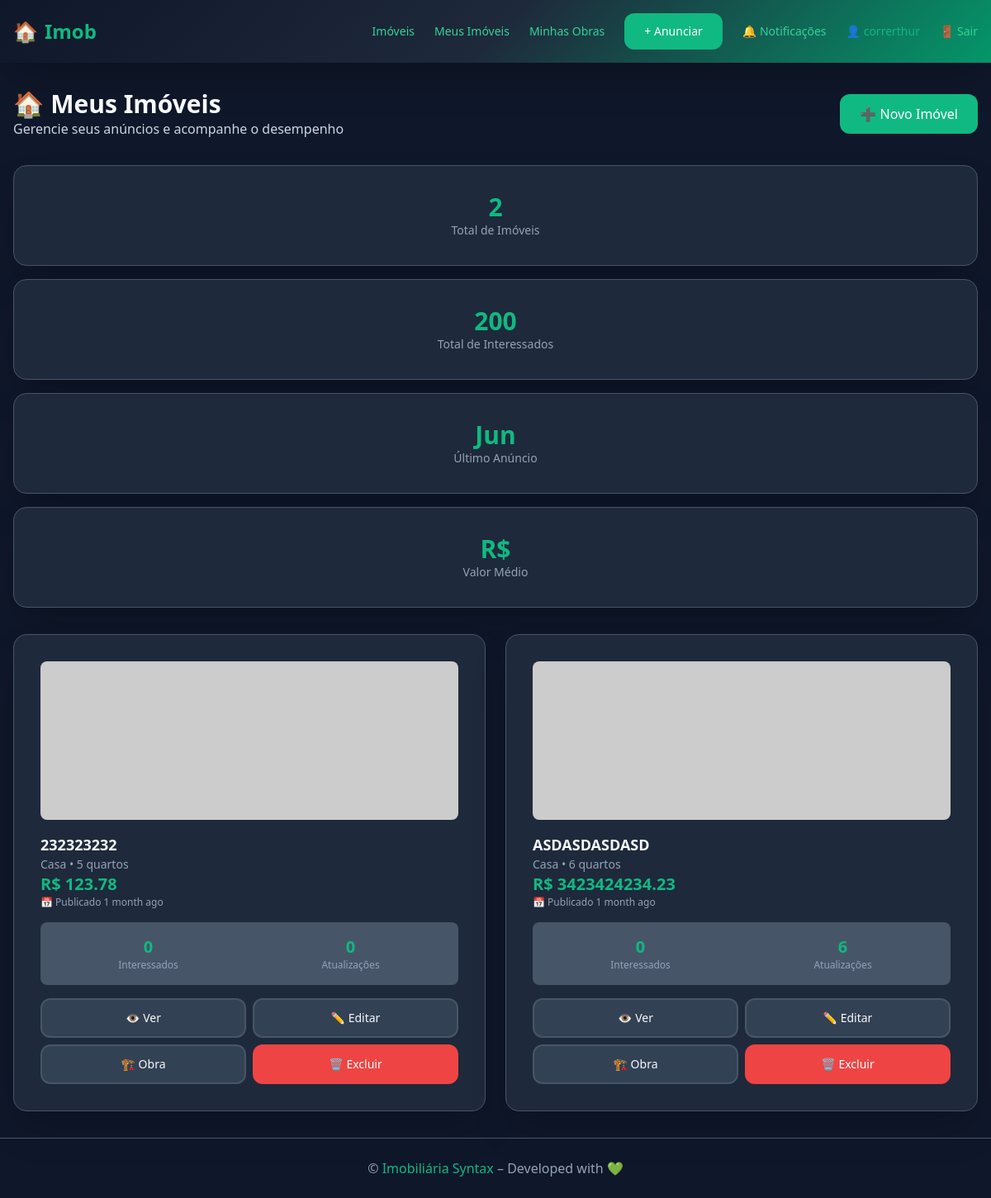
Before: /imoveis/meus-imoveis/ (signed in) with the older database file.
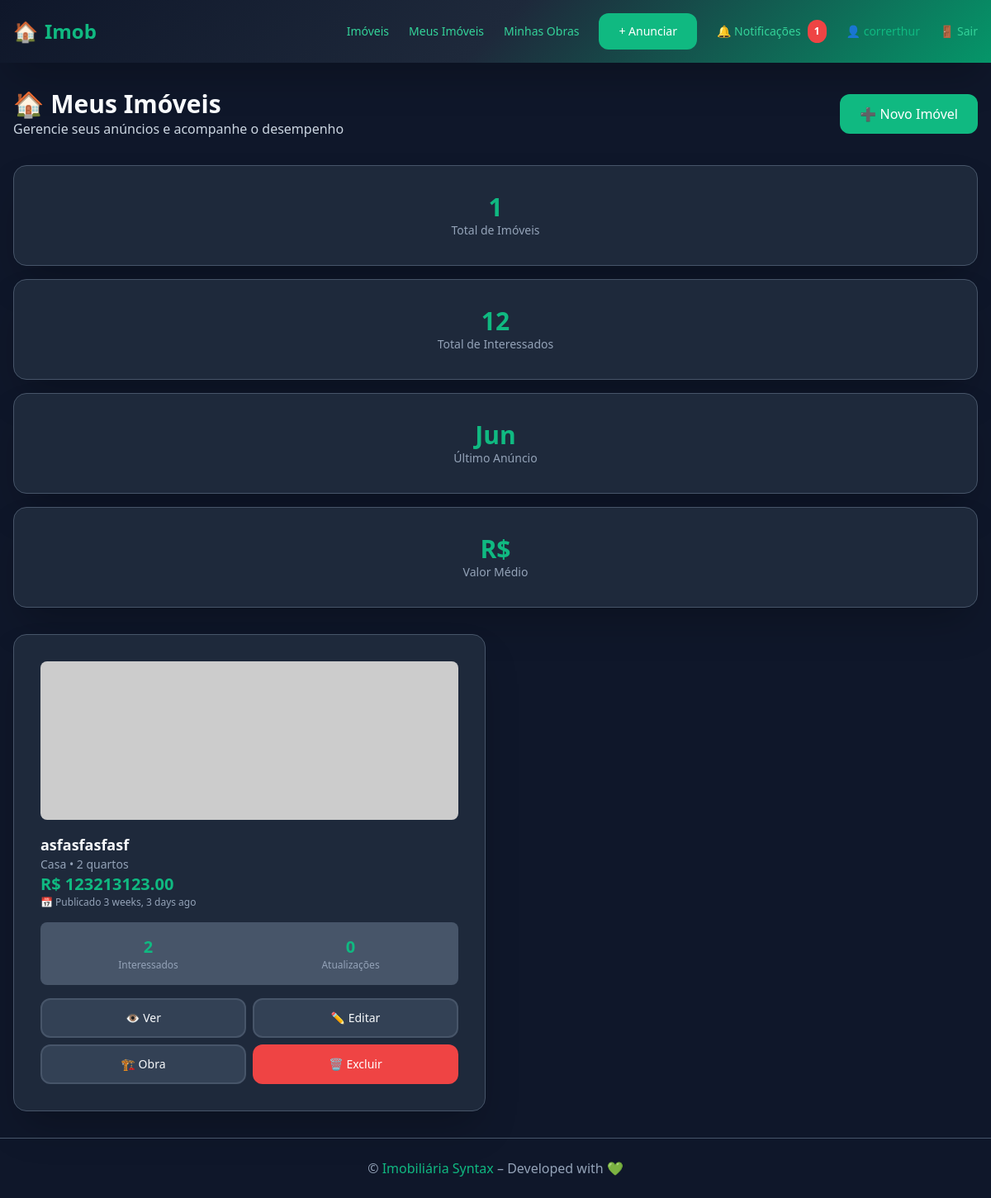
After: the same page with the newer database file.
### users/models.py (models this page shows, shortened)
class User(AbstractUser):
    CLIENTE = 'CL'
    CORRETOR = 'CO'
    PERFIL_CHOICES = [(CLIENTE, 'Cliente'), (CORRETOR, 'Corretor')]
    perfil = models.CharField(max_length=2, choices=PERFIL_CHOICES)
    telefone = models.CharField(max_length=20, blank=True)
    avatar   = models.ImageField(upload_to='avatars/', blank=True)

### properties/models.py (models this page shows, shortened)
class Imovel(models.Model):
    TIPO_CHOICES = [('AP', 'Apartamento'), ('CA', 'Casa')]
    STATUS_CHOICES = [('PR', 'Pronto'), ('EO', 'Em Obra')]
    titulo   = models.CharField(max_length=120)
    endereco = models.CharField(max_length=255)
    preco    = models.DecimalField(max_digits=12, decimal_places=2)
    tipo     = models.CharField(max_length=2, choices=TIPO_CHOICES)
    status   = models.CharField(max_length=2, choices=STATUS_CHOICES, default='PR')
    quartos  = models.PositiveSmallIntegerField()
    descricao= models.TextField()
    capa_url = models.URLField(
        verbose_name="URL da Imagem",
        help_text="Cole aqui a URL da imagem do imóvel (ex: https://exemplo.com/foto.jpg)",
        default="https://via.placeholder.com/800x600/4f46e5/ffffff?text=Imóvel"
    )
    data_pub = models.DateTimeField(auto_now_add=True)
    owner    = models.ForeignKey('users.User', on_delete=models.CASCADE,
                                 related_name='imoveis')
    class Meta:
        permissions = [("pode_publicar", "Pode publicar imóvel")]

### properties/views.py (the view)
# urls.py: path("meus-imoveis/", meus_imoveis, name="meus_imoveis"),
@login_required
def meus_imoveis(request):
    imoveis = Imovel.objects.filter(
        owner=request.user
    ).order_by('-data_pub')
    return render(request, 'properties/meus_imoveis.html', {
        'imoveis': imoveis
    })

### core/context_processors.py (called while the page is built)
def badge_notifs(request):
    if request.user.is_authenticated:
        qtd = Notificacao.objects.filter(user=request.user, lida=False).count()
        return {"notif_novas": qtd}
    return {}

### templates/properties/meus_imoveis.html (shortened to what this page needs)
{% extends "base.html" %}
{% load humanize %}
{% block content %}
<div class="animate-fade-in">
  <div class="flex justify-between items-center mb-8">
    <div>
      <h1 class="text-3xl font-bold text-primary">🏠 Meus Imóveis</h1>
      <p class="text-secondary">Gerencie seus anúncios e acompanhe o desempenho</p>
    </div>
    <a href="{% url 'imovel_novo' %}" class="btn-primary">
      ➕ Novo Imóvel
    </a>
  </div>
  {% if imoveis %}
    <div class="grid gap-4 grid-cols-1 md:grid-cols-4 mb-8">
      <div class="card text-center">
        <div class="text-3xl font-bold text-accent">{{ imoveis|length }}</div>
        <div class="text-sm text-muted">Total de Imóveis</div>
      </div>
      <div class="card text-center">
        <div class="text-3xl font-bold text-accent">
          {% widthratio imoveis|length 1 1 %}{% for imovel in imoveis %}{{ imovel.interessados.count|add:0 }}{% empty %}0{% endfor %}
        </div>
        <div class="text-sm text-muted">Total de Interessados</div>
      </div>
      <div class="card text-center">
        <div class="text-3xl font-bold text-accent">
          {{ imoveis.0.data_pub|date:"M" }}
        </div>
        <div class="text-sm text-muted">Último Anúncio</div>
      </div>
      <div class="card text-center">
        <div class="text-3xl font-bold text-accent">R$</div>
        <div class="text-sm text-muted">Valor Médio</div>
      </div>
    </div>
    <div class="grid gap-6 grid-cols-1 md:grid-cols-2">
      {% for imovel in imoveis %}
        <div class="card">
          {% if imovel.capa_url %}
            <img src="{{ imovel.capa_url }}"
                 alt="{{ imovel.titulo }}"
                 class="w-full h-48 object-cover rounded-lg mb-4">
          {% endif %}
          <div class="space-y-4">
            <div>
              <h3 class="text-lg font-semibold text-primary">{{ imovel.titulo }}</h3>
              <p class="text-muted text-sm">{{ imovel.get_tipo_display }} • {{ imovel.quartos }} quartos</p>
              <p class="text-accent text-xl font-bold">R$ {{ imovel.preco|floatformat:2 }}</p>
              <p class="text-muted text-xs">
                📅 Publicado {{ imovel.data_pub|naturaltime }}
              </p>
            </div>
            <div class="grid grid-cols-2 gap-4 p-4 rounded-lg" style="background-color: var(--bg-input);">
              <div class="text-center">
                <div class="text-xl font-bold text-accent">{{ imovel.interessados.count }}</div>
                <div class="text-xs text-muted">Interessados</div>
              </div>
              <div class="text-center">
                <div class="text-xl font-bold text-accent">{{ imovel.obras.count }}</div>
                <div class="text-xs text-muted">Atualizações</div>
              </div>
            </div>
            <div class="grid grid-cols-2 gap-2">
              <a href="{% url 'imovel' imovel.pk %}"
                 class="btn-secondary text-center text-sm py-2">
                👁️ Ver
              </a>
              <a href="{% url 'imovel_editar' imovel.pk %}"
                 class="btn-secondary text-center text-sm py-2">
                ✏️ Editar
              </a>
              <a href="{% url 'works:timeline' imovel.pk %}"
                 class="btn-secondary text-center text-sm py-2">
                🏗️ Obra
              </a>
              <a href="{% url 'imovel_excluir' imovel.pk %}"
                 class="btn-primary text-center text-sm py-2"
                 style="background-color: var(--danger);"
                 onmouseover="this.style.backgroundColor='#dc2626'"
                 onmouseout="this.style.backgroundColor='var(--danger)'">
                🗑️ Excluir
              </a>
            </div>
          </div>
        </div>
      {% endfor %}
    </div>
  {% endif %}
</div>
{% endblock %}

### templates/base.html (shortened to what this page needs)
{% load static %}
<!DOCTYPE html>
<html lang="pt-br">
<head>
  <link href="{% static 'output.css' %}" rel="stylesheet">
</head>
<body>
  <header class="header-gradient text-white shadow-2xl">
    <div class="container py-4 flex justify-between items-center">
      <a href="{% url 'home' %}" class="font-bold text-2xl flex items-center gap-2 hover-lift">
        🏠 <span class="text-accent">Imob</span>
      </a>
      <nav class="flex items-center gap-6 text-sm">
        {% if user.is_authenticated %}
          <a href="{% url 'imoveis' %}" class="link-green hover-lift">Imóveis</a>
          <a href="{% url 'meus_imoveis' %}" class="link-green hover-lift">Meus Imóveis</a>
          {% if user.perfil == 'CO' %}
            <a href="{% url 'works:meus' %}" class="link-green hover-lift">Minhas Obras</a>
          {% endif %}
          <a href="{% url 'imovel_novo' %}" class="btn-primary">+ Anunciar</a>
          <a href="{% url 'notifications' %}" class="link-green hover-lift flex items-center gap-2">
            🔔 Notificações
            {% if notif_novas %}
              <span class="notification-badge">{{ notif_novas }}</span>
            {% endif %}
          </a>
          <span class="text-accent">👤 {{ user.first_name|default:user.username }}</span>
          <form action="{% url 'logout' %}" method="post" style="display: inline;">
            <button type="submit" class="link-green hover-lift">🚪 Sair</button>
          </form>
        {% else %}
          <a href="{% url 'login' %}" class="btn-secondary">Entrar</a>
          <a href="{% url 'users:signup' %}" class="btn-primary">Criar Conta</a>
        {% endif %}
      </nav>
    </div>
  </header>
  <main class="flex-1 container py-8">
    {% block content %}{% endblock %}
  </main>
  <footer class="bg-secondary border-t border-border text-center py-6 text-muted">
    <div class="container">
      <p>© {{ now|date:"Y" }} <span class="text-accent">Imobiliária Syntax</span> – Developed with 💚</p>
    </div>
  </footer>
</body>
</html>

### templates/base.html (style rules this page uses)
:root { --bg-primary: #0f172a; --bg-secondary: #1e293b; --bg-card: #334155; --bg-input: #475569; --text-primary: #f8fafc; --text-secondary: #cbd5e1; --text-muted: #94a3b8; --accent-green: #10b981; --accent-green-dark: #059669; --accent-green-light: #34d399; --border: #475569; --danger: #ef4444; }
body { background-color: var(--bg-primary); color: var(--text-primary); font-family: system-ui, -apple-system, sans-serif; margin: 0; min-height: 100vh; display: flex; flex-direction: column; }
.container { max-width: 1200px; margin: 0 auto; padding: 0 1rem; }
.flex { display: flex; }
.flex-1 { flex: 1; }
.items-center { align-items: center; }
.justify-between { justify-content: space-between; }
.gap-2 { gap: 0.5rem; }
.gap-4 { gap: 1rem; }
.gap-6 { gap: 1.5rem; }
.grid { display: grid; }
.grid-cols-2 { grid-template-columns: repeat(2, 1fr); }
.text-center { text-align: center; }
.text-sm { font-size: 0.875rem; }
.text-lg { font-size: 1.125rem; }
.text-xl { font-size: 1.25rem; }
.text-2xl { font-size: 1.5rem; }
.text-3xl { font-size: 1.875rem; }
.font-bold { font-weight: 700; }
.font-semibold { font-weight: 600; }
.py-2 { padding-top: 0.5rem; padding-bottom: 0.5rem; }
.py-4 { padding-top: 1rem; padding-bottom: 1rem; }
.py-6 { padding-top: 1.5rem; padding-bottom: 1.5rem; }
.py-8 { padding-top: 2rem; padding-bottom: 2rem; }
.p-4 { padding: 1rem; }
.mb-4 { margin-bottom: 1rem; }
.mb-8 { margin-bottom: 2rem; }
.w-full { width: 100%; }
.h-48 { height: 12rem; }
.rounded-lg { border-radius: 0.5rem; }
.shadow-2xl { box-shadow: 0 25px 50px -12px rgba(0,0,0,0.25); }
.object-cover { object-fit: cover; }
.header-gradient { background: linear-gradient(135deg, #0f172a 0%, #1e293b 50%, #059669 100%); }
.card { background-color: var(--bg-secondary); padding: 2rem; border-radius: 1rem; box-shadow: 0 25px 50px -12px rgba(0,0,0,0.25); border: 1px solid var(--border); }
.btn-primary { display: inline-flex; align-items: center; justify-content: center; padding: 0.75rem 1.5rem; border-radius: 0.75rem; font-weight: 500; background-color: var(--accent-green); color: white; text-decoration: none; transition: all 0.2s; border: none; cursor: pointer; }
.btn-secondary { display: inline-flex; align-items: center; justify-content: center; padding: 0.75rem 1.5rem; border-radius: 0.75rem; font-weight: 500; background-color: var(--bg-card); color: var(--text-primary); border: 2px solid var(--border); text-decoration: none; transition: all 0.2s; cursor: pointer; }
.link-green { color: var(--accent-green-light); text-decoration: none; transition: color 0.2s; }
.text-primary { color: var(--text-primary); }
.text-secondary { color: var(--text-secondary); }
.text-muted { color: var(--text-muted); }
.text-accent { color: var(--accent-green); }
.notification-badge { padding: 0.25rem 0.5rem; border-radius: 9999px; font-size: 0.75rem; font-weight: 700; background-color: var(--danger); color: white; }
.border-border { border-color: var(--border); }
.border-t { border-top-width: 1px; }
.animate-fade-in { animation: fadeIn 0.5s ease-in-out; }

Changed rows visible on the page:
removed Imovel: interessados.count|add "0", data_pub "Jun", titulo "232323232", tipo "Casa", quartos "5", preco "123.78", data_pub "1 month ago", interessados.count "0", obras.count "0"
removed Imovel: interessados.count|add "0", titulo "ASDASDASDASD", tipo "Casa", quartos "6", preco "3423424234.23", data_pub "1 month ago", interessados.count "0", obras.count "6"
added Imovel: interessados.count|add "2", data_pub "Jun", titulo "asfasfasfasf", tipo "Casa", quartos "2", preco "123213123.00", data_pub "3 weeks, 3 days ago", interessados.count "2", obras.count "0"
Other visible differences:
{{ notif_novas }}: (not shown) → "1"
{{ imoveis|length }}: "2" → "1"
text no longer shown: "2"
text now shown: "1"
